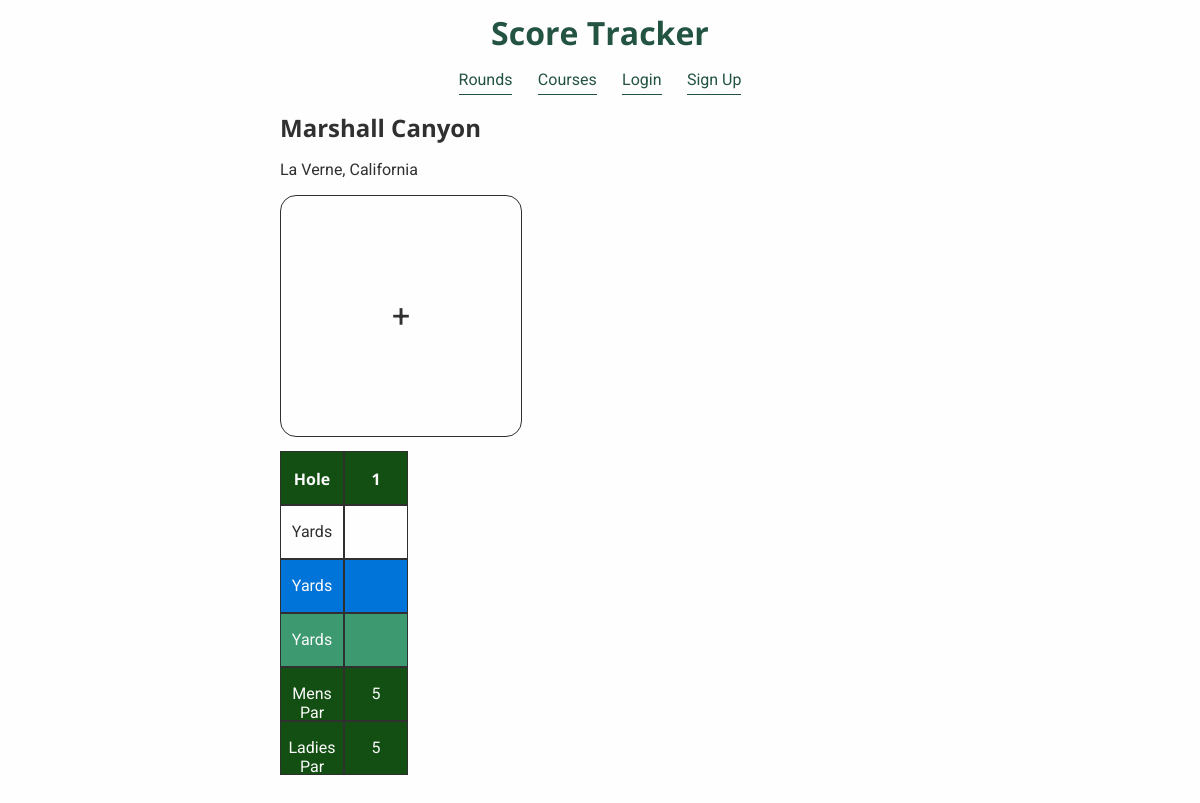
The app's page /golfapp/course/2 with its own data.
### golfapp/models.py (models this page shows, shortened)
class Course(models.Model):
    name = models.CharField(max_length=255)
    city = models.CharField(max_length=255)
    state = models.CharField(max_length=255)
    tee_colors = models.ManyToManyField('TeeColor', blank=False, related_name='courses') # Each hole must be attached to a course.
    class Meta:
        ordering = ['name']

class Hole(models.Model):
    number = models.IntegerField(unique=False)
    name = models.CharField(max_length=255, blank=True, null=True, verbose_name='Name of this hole (optional)') # Optional: Most courses dont name their holes
    course = models.ForeignKey('Course', on_delete=models.SET_NULL, null=True, blank=False, related_name='holes') # Each hole must be attached to a course.
    mens_par = models.IntegerField(validators=[MaxValueValidator(10), MinValueValidator(1)])
    womens_par = models.IntegerField(validators=[MaxValueValidator(10), MinValueValidator(1)])
    class Meta:
        unique_together = (('number','course'),('name', 'course')) # Each course can only have one hole with each number... not exactly true but for simplicity that is how this will work for now

class TeeColor(models.Model):
    color = models.CharField(choices=COLOR_CHOICES, blank=True, null=True, max_length=255)

### golfapp/views.py (the view)
# urls.py: path('course/<int:pk>', CourseDetail.as_view(), name='course_detail'),
class CourseDetail(DetailView):
    model = Course
    context_object_name = 'course'
    def get_context_data(self, **kwargs):
        context = super().get_context_data(**kwargs)
        context['holes'] = Hole.objects.filter(course_id=self.object.pk).order_by('number')
        context['tees'] = Tee.objects.select_related('hole')
        context['pictures'] = CoursePicture.objects.filter(course_id=self.object.pk).order_by('created_on')
        return context

### templates/golfapp/course_detail.html (shortened to what this page needs)
{% extends 'base.html' %}
{% block content %}
<h2>{{course.name}}</h2>
<div class="text-container">
<p>{{ course.city}}, {{ course.state }}</p>
</div>
<div class="picture-list-container">
    <div class="add-picture-link-container">
        <a href="{% url 'coursepicture_create' course_pk=course.pk %}" class="add-picture-link" >+</a>
    </div>
</div>
<div class="hole-list-container">
{% for hole in holes %}
    {% if forloop.counter0 == 0 or forloop.counter0|divisibleby:9 %}
        <div class="hole-container">
            <div class="info-container">
                <h4>Hole</h4>
            </div>
            {% for color in course.tee_colors.all %}
            <div class="info-container {{color.color}}" ><p>Yards</p></div>
            {% endfor %}
            <div class="info-container">
                <p>Mens Par</p>
            </div>
            <div class="info-container">
                <p>Ladies Par</p>
            </div>
            <div>
                {% if user.is_authenticated %}
                <p>Act</p>
                {% else %}
                <p>&nbsp;</p>
                {% endif %}
            </div>
        </div>
    {% endif %}
    <div class="hole-container">
        <div class="info-container">
            <h4>{{hole.number}}</h4>
        </div>
        {% for color in course.tee_colors.all %}
        <div class="info-container yards-container {{color.color}}" >
        </div>
        {% endfor %}
        <div class="info-container">
            <p>{{hole.mens_par}}</p>
        </div>
        <div class="info-container">
            <p>{{hole.womens_par}}</p>
        </div>
    </div>
{% endfor %}
</div>
{% endblock %}

### static/css/golfapp.css (style rules this page uses)
* { font-family: 'Roboto', sans-serif; color: #303030; }
body { background-color: #FEFEFE; margin: 0; }
h1, h2, h3, h4, h5, h6, h1 a, h2 a, h3 a, h4 a { font-family: 'Open Sans', sans-serif; margin:0; }
.picture-list-container { width: 100%; height: 32vh; overflow: scroll; white-space: nowrap; margin: 0.33em 0; }
.add-picture-link-container { display: inline-block; text-align: center; vertical-align: top; width:30vh; border: 1px solid #303030; border-radius: 1em; }
.add-picture-link { line-height: 30vh; text-decoration: none; font-size: 2em; }
.hole-list-container { display: flex; flex-direction: row; flex-wrap: wrap; align-content: flex-start; min-width: 100%; }
.hole-container { text-align: center; flex-grow: 1; flex: 0 1 10%; min-width:0; }
.info-container { background-color:#134f13; height: 1.25em; padding: 1em 0; border: solid 1px #303030; }
.info-container > p, .info-container > p, .info-container > h4 { margin: 0; color: #fafafa; }
.BLUE, .BLUE a { background-color: #0074D9; color: #fefefe; }
.GREEN, .GREEN a { background-color: #3D9970; color: #fefefe; }
.WHITE, .WHITE a, .WHITE p { background-color: #fefefe; color: #303030; }
@media only screen and (min-width: 40em) { h2, .link-button, .round-link, .course-link { max-width: 40rem; } }
@media only screen and (min-width: 40em) { h2 { margin: 0 auto; } }
@media only screen and (min-width: 40em) { .text-container, .hole-list-container { min-width: 0; max-width: 40rem; margin: 0 auto; } }
@media only screen and (min-width: 40em) { .text-container { margin-bottom: 1em; } }
@media only screen and (min-width: 40em) { .hole-list-container { flex: 0 0 40rem; } }
@media only screen and (min-width: 40em) { .picture-list-container { max-width: 40rem; margin: 0 auto; } }

### records on screen
Course: name "Marshall Canyon", city "La Verne", state "California"
Hole: number "1", mens_par "5", womens_par "5"
